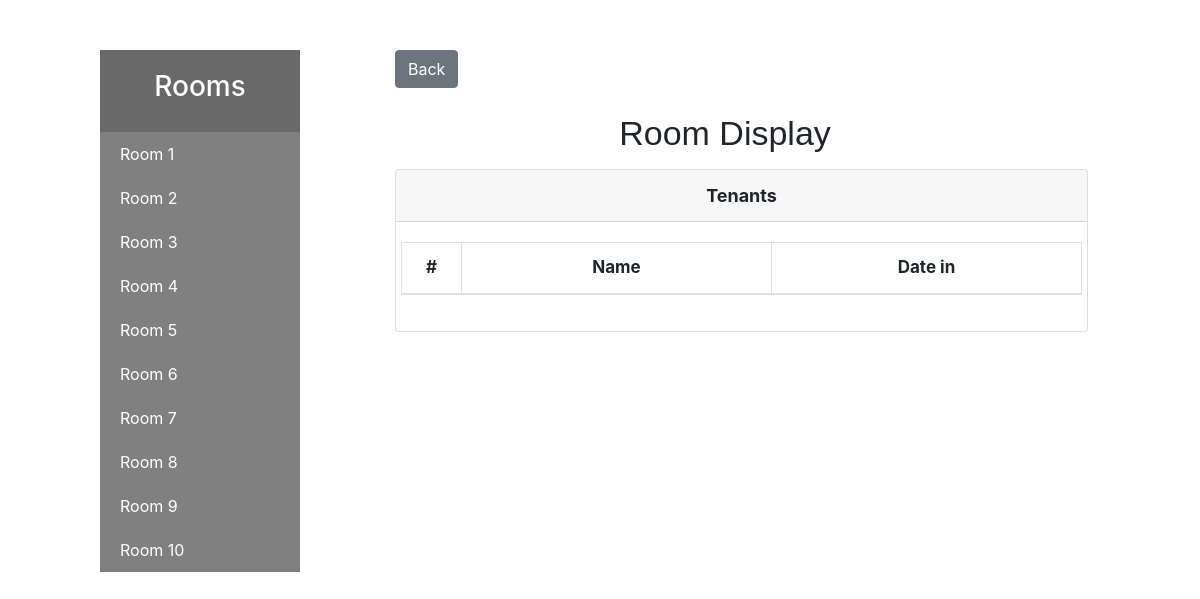
Page /view_room.php on the committed database.
### tables this page shows
CREATE TABLE `room` (
  `id` int(11) NOT NULL,
  `room_no` int(11) NOT NULL,
  `price` double NOT NULL,
  `occupancy` int(11) NOT NULL,
  `availability` int(11) NOT NULL,
  `status` varchar(20) NOT NULL
);

### view_room.php (the view, shortened to what this page needs)
<!DOCTYPE html>
<html lang="en">
<head>
  <link rel="stylesheet" href="https://cdnjs.cloudflare.com/ajax/libs/font-awesome/6.2.1/css/all.min.css" />
  <link rel="stylesheet" href="https://maxcdn.bootstrapcdn.com/bootstrap/4.5.2/css/bootstrap.min.css">
</head>
<body>
<div class="container-fluid" style="margin-top: 50px;">
    <div class="row">
        <div class="col-md-2 p-0">
            <div class="navsidebar">
                <div class="navsidebar-header text-center">
                    <h3>Rooms</h3>
                </div>
                <ul class="nav flex-column">
                    <?php
                    include('db_connect.php');
                    $sql = "SELECT room_no FROM room ORDER BY room_no ASC";
                    $result = $conn->query($sql);
                    if ($result->num_rows > 0) {
                        while ($row = $result->fetch_assoc()) {
                            echo '<li class="nav-item">';
                            echo '<div class="navsidebar-item" onclick="selectRoom(this)">Room ' . $row['room_no'] . '</div>';
                            echo '</li>';
                        }
                    } else {
                        echo "0 results";
                    }
                    ?>
                </ul>
            </div>
        </div>
        <div class="col-md-8">
            <button class="btn btn-secondary back-button" onclick="goBack()">Back</button>
            <div class="room-display">Room Display</div>
            <div class="card">
                <div class="card-header text-center"><b>Tenants</b></div>
                <div class="card-body">
                    <div class="row">
                        <table class="table table-condensed table-bordered table-hover">
                            <thead>
                                <tr>
                                    <th class='text-center' style="width: 60px;">#</th>
                                    <th class='text-center'>Name</th>
                                    <th class='text-center'>Date in</th>
                                </tr>
                            </thead>
                        </table>
                    </div>
                </div>
            </div>
        </div>
    </div>
</div>
</body>
</html>

### view_room.php (style rules this page uses)
.navsidebar { background-color: grey; color: #fff; width: 100%; margin-left: 100px; }
.navsidebar-header { padding: 20px; background-color: dimgray; }
.navsidebar-item { padding: 10px 20px; color: #fff; cursor: pointer; }
.text-center { text-align: center; }
table { width: 100%; border-collapse: collapse; table-layout: fixed; }
tr, td, th { border: 1px solid black; font-size: 17px; word-wrap: break-word; padding: 10px; }
th { vertical-align: middle !important; text-align: center; }
.card { width: 90%; overflow-x: auto; font-size: 18px; margin-left: 180px; }
.back-button { margin-bottom: 20px; margin-left: 180px; }
.room-display { font-family: 'Arial', sans-serif; font-size: 34px; text-align: center; margin-left: 250px; margin-bottom: 10px; }

### rows in the picture
room: room_no "1"
room: room_no "2"
room: room_no "3"
room: room_no "4"
room: room_no "5"
room: room_no "6"
room: room_no "7"
room: room_no "8"
room: room_no "9"
room: room_no "10"
